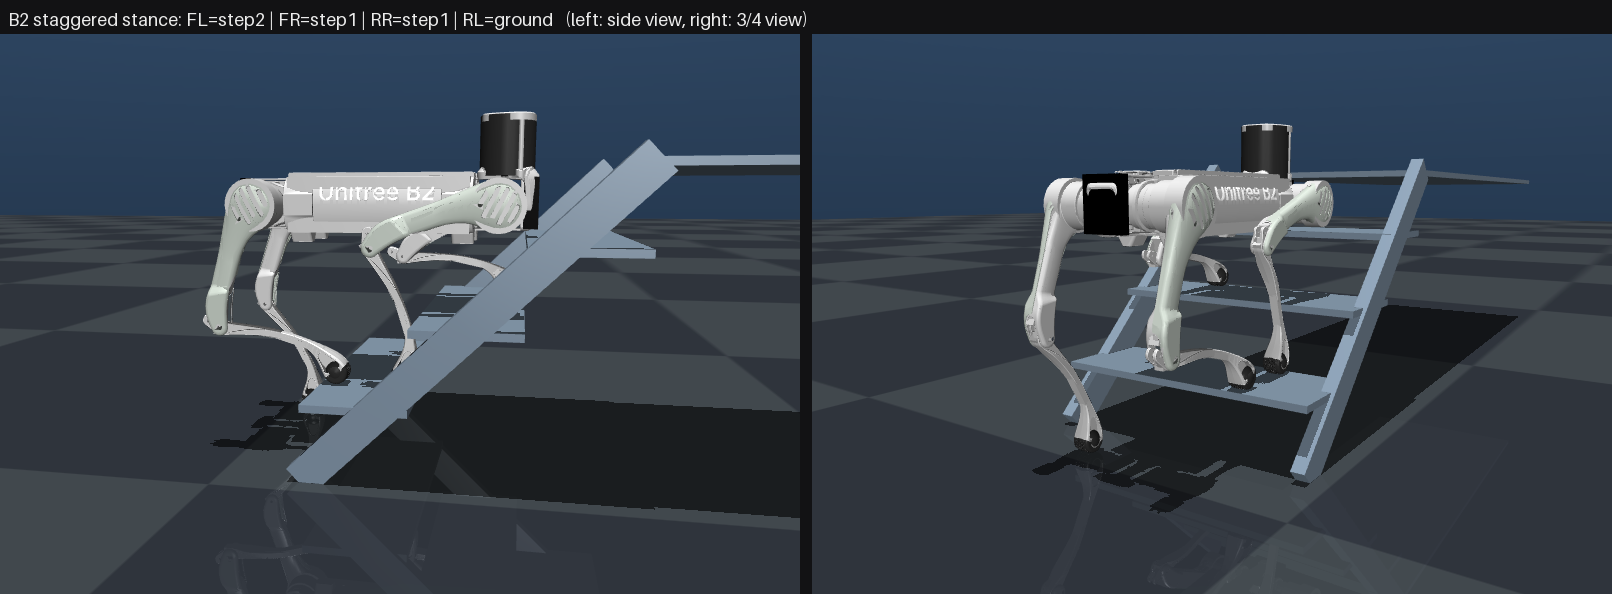

The Python source for this figure:
"""B2 极限错位姿态：四只脚踩在四个不同高度上，能不能稳住（纯静态，不开步态）。

文件目的：
    只回答一个问题——把 B2 摆成下面这个又不对称又扭曲的姿态，它会不会自己倒：
        左前足 FL → 第 2 级踏面（顶 0.394）
        右前足 FR → 第 1 级踏面的前沿（顶 0.197）
        右后足 RR → 第 1 级踏面的后沿（顶 0.197）
        左后足 RL → 地面（第 0 级，z=0）
    量三件事：
      1) 重心投影到"四足支撑多边形"的最小距离（重心余量）——几何判据；
      2) PD 保持若干秒后的机身漂移、足端打滑、倾角、是否倾覆——动力学判据；
      3) 每只脚的实际法向支撑力——证明它是真的四点支撑，而不是有一只脚早就悬空了。

输入：
    simulations/mujoco/b2_stairs_static/scene.xml（0.197/0.272/0.81 钢梯，μ=1.0）
输出：
    experiments/b2/b2_diag_stance.txt / .json —— 实测数据
    experiments/b2/b2_diag_stance.png —— 侧视 + 斜视两张渲染
依赖：mujoco 3.16、numpy、Pillow；复用 experiments/feasibility/three_robot_gait_0272.py 的
      rig 加载 / 三维腿部 IK / 重心与机身避碰 / PD 循环。
运行：
    D:\\Python313\\python.exe .\\experiments\\b2\\b2_diag_stance.py
    D:\\Python313\\python.exe .\\experiments\\b2\\b2_diag_stance.py --view   （3D 窗口，播完不关）

关键假设：
    - 机身位姿不是我手选的一个点：在 (x, y, z, pitch) 网格里搜"重心余量最大"的那一个，
      同时要求四足可达（伸展 35–94%）、机身包络离梯级 ≥10 mm。这样得到的是这个姿态的
      上限余量，而不是我随手摆的位置能拿到多少。
    - 脚点按"把支撑面铺到最大"来放：FR 贴第 1 级前沿、RR 贴第 1 级后沿、FL 贴第 2 级前沿。
    - 50 Hz PD，kp/kd 800/20，重力前馈；摩擦 μ=1.0（足端 0.4 与踏面 1.0 取逐元素最大值）。
已知限制：
    - 没有扰动/推挤测试，纯静置；真实机器人还要考虑脚底柔性、格栅咬合、电池重心分布差异。
    - 机身只按 pitch 参数化（不滚转），侧向重心的调整靠机身 y 平移 + 髋外展完成。
"""

from __future__ import annotations

import json
import math
import sys
import time
from pathlib import Path

import numpy as np

if hasattr(sys.stdout, "reconfigure"):
    sys.stdout.reconfigure(encoding="utf-8", errors="replace")

ROOT = Path(__file__).resolve().parents[2]
sys.path.insert(0, str(ROOT / "experiments" / "feasibility"))
sys.path.insert(0, str(ROOT))

import mujoco  # noqa: E402

import three_robot_gait_0272 as G  # noqa: E402

OUT_TXT = ROOT / "experiments" / "b2" / "b2_diag_stance.txt"
OUT_JSON = ROOT / "experiments" / "b2" / "b2_diag_stance.json"
OUT_PNG = ROOT / "experiments" / "b2" / "b2_diag_stance.png"

EDGE = 0.010          # 足端离踏面边缘的余量
PRELOAD = 0.003       # 足端预压
EXT_MIN, EXT_MAX = 0.35, 0.94


def stance(rig: G.Rig) -> dict:
    """四足按题目放到四个不同高度。FL 第2级 / FR 第1级前沿 / RR 第1级后沿 / RL 地面。"""
    r = rig.r
    x1, z1 = G.TREAD_CX[0], G.TREAD_TOPS[0]        # 第 1 级中心 x / 顶面
    x2, z2 = G.TREAD_CX[1], G.TREAD_TOPS[1]        # 第 2 级
    zf = r + PRELOAD                                # 地面上的足心高度
    feet = {
        "FL": (x2 + 0.136 - r - EDGE, G.BODY_Y + rig.foot_y["FL"], z2 + r + PRELOAD),
        "FR": (x1 + 0.136 - r - EDGE, G.BODY_Y + rig.foot_y["FR"], z1 + r + PRELOAD),
        "RR": (x1 - 0.136 + r + EDGE, G.BODY_Y + rig.foot_y["RR"], z1 + r + PRELOAD),
        "RL": (x1 - 0.136 - 0.15, G.BODY_Y + rig.foot_y["RL"], zf),
    }
    return feet


def poly_margin(pt, poly) -> float:
    return G.margin_in_poly(pt, poly)


def inradius(poly) -> float:
    """凸多边形内切圆半径（网格 + 局部细化）：这是"任何机型都能拿到"的余量上限。"""
    p = G.poly_ccw(poly)
    lo = np.array([p[:, 0].min(), p[:, 1].min()])
    hi = np.array([p[:, 0].max(), p[:, 1].max()])
    best, best_pt = -1e9, None
    for x in np.arange(lo[0], hi[0], 0.01):
        for y in np.arange(lo[1], hi[1], 0.01):
            m = poly_margin((x, y), p)
            if m > best:
                best, best_pt = m, np.array([x, y])
    for step in (0.004, 0.001, 0.0002):
        for dx in np.arange(-2, 2.01, 1):
            for dy in np.arange(-2, 2.01, 1):
                q = best_pt + np.array([dx, dy]) * step
                m = poly_margin(q, p)
                if m > best:
                    best, best_pt = m, q
    return best, best_pt


def solve(rig: G.Rig, feet) -> dict | None:
    """搜重心余量最大的机身位姿（四足可达 + 机身不碰梯级）。"""
    poly = [(feet[k][0], feet[k][1]) for k in G.LEGS]
    xs = np.arange(0.26, 0.54, 0.02)
    ys = np.arange(G.BODY_Y - 0.12, G.BODY_Y + 0.121, 0.02)
    zs = np.arange(0.46, 0.82, 0.02)
    pitches = np.radians(np.arange(-6.0, 25.0, 3.0))
    best = None
    for x in xs:
        for y in ys:
            for z in zs:
                for pitch in pitches:
                    body = (float(x), float(y), float(z), float(pitch))
                    joints, ext = G.legs_ik(rig, body, feet)
                    if joints is None or min(ext.values()) < EXT_MIN or max(ext.values()) > EXT_MAX:
                        continue
                    com, gap = G.pose_metrics(rig, body, joints)
                    if gap < G.BODY_CLEAR:
                        continue
                    m = poly_margin(com, poly)
                    if m < 0.0:
                        continue
                    score = m - 0.02 * abs(pitch)      # 同等余量优先小俯仰
                    if best is None or score > best["score"]:
                        best = {"score": score, "body": body, "joints": joints, "ext": ext,
                                "com": com, "margin": m, "gap": gap}
    return best


def hold(rig: G.Rig, feet_gid: dict, pose: dict, seconds: float) -> dict:
    """PD 保持：机身从零速度开始，只给关节目标角，让物理自己走。"""
    data = rig.data
    G.set_pose(rig, data, pose["body"], pose["joints"])
    p0 = np.array([data.qpos[0], data.qpos[1], data.qpos[2]])
    th0 = G.pitch_of(data)
    f0 = {leg: data.geom_xpos[feet_gid[leg]].copy() for leg in G.LEGS}
    lp = G.Loop(rig)
    tilt = 0.0
    n = int(round(seconds * 50.0))
    for _ in range(n):
        lp.step(pose["joints"])
        tilt = max(tilt, G.tilt_of(data))
    # 末态：每一只脚的实际法向支撑力（证明确实是四点受力）
    force = {leg: 0.0 for leg in G.LEGS}
    touch: dict[str, dict[str, float]] = {leg: {} for leg in G.LEGS}

    def surf(g: int) -> str:
        n = mujoco.mj_id2name(rig.model, mujoco.mjtObj.mjOBJ_GEOM, g) or f"geom{g}"
        return n

    for i in range(data.ncon):
        c = data.contact[i]
        f = np.zeros(6)
        mujoco.mj_contactForce(rig.model, data, i, f)
        for leg, g in feet_gid.items():
            other = int(c.geom2) if int(c.geom1) == g else (int(c.geom1) if int(c.geom2) == g else None)
            if other is not None:
                force[leg] += abs(float(f[0]))
                k = surf(other)
                touch[leg][k] = touch[leg].get(k, 0.0) + abs(float(f[0]))
    slip = {leg: float(np.linalg.norm(data.geom_xpos[feet_gid[leg]] - f0[leg])) * 1000
            for leg in G.LEGS}
    poly = [(pose["feet"][k][0], pose["feet"][k][1]) for k in G.LEGS]
    com = data.subtree_com[1][:2].copy()
    return {
        "dx": float(data.qpos[0] - p0[0]), "dy": float(data.qpos[1] - p0[1]),
        "dz": float(data.qpos[2] - p0[2]),
        "dpitch": math.degrees(G.pitch_of(data) - th0),
        "tilt": tilt, "slip_mm": slip, "force": force,
        "ncon": int(data.ncon), "touch": touch,
        "margin_actual": poly_margin(com, poly),
        "com": com.tolist(), "feet_z": {l: float(data.geom_xpos[feet_gid[l]][2]) for l in G.LEGS},
        "peak_tau": max(lp.peak.values()), "sat_frac": lp.sat / max(1, lp.steps),
        "fallen": bool(data.qpos[2] < p0[2] - 0.10 or tilt > 45.0),
        "z_final": float(data.qpos[2]),
    }


def render(rig: G.Rig, pose: dict, out: Path) -> None:
    from PIL import Image

    model, data = rig.model, rig.data
    G.set_pose(rig, data, pose["body"], pose["joints"])
    opt = mujoco.MjvOption()
    opt.geomgroup[3] = 1
    shots = []
    for azim in (100.0, 34.0):
        r = mujoco.Renderer(model, 560, 800)
        cam = mujoco.MjvCamera()
        cam.azimuth, cam.elevation, cam.distance = azim, -10.0, 2.0
        cam.lookat[:] = (0.40, G.BODY_Y, 0.36)
        r.update_scene(data, camera=cam, scene_option=opt)
        shots.append(Image.fromarray(r.render()))
        r.close()
    from PIL import ImageDraw, ImageFont
    bar = 34
    canvas = Image.new("RGB", (800 * 2 + 12, 560 + bar), (18, 18, 20))
    for i, img in enumerate(shots):
        canvas.paste(img, (i * (800 + 12), bar))
    draw = ImageDraw.Draw(canvas)
    try:
        font = ImageFont.load_default(18)
    except TypeError:
        font = ImageFont.load_default()
    draw.text((8, 8), "B2 staggered stance: FL=step2 | FR=step1 | RR=step1 | RL=ground"
                       "   (left: side view, right: 3/4 view)",
              fill=(235, 235, 235), font=font)
    canvas.save(out)


def main() -> int:
    argv = sys.argv[1:]
    rig = G.load_rig("b2")
    fg = G.foot_gids(rig)
    feet = stance(rig)
    poly = [(feet[k][0], feet[k][1]) for k in G.LEGS]
    pose = solve(rig, feet)
    if pose is None:
        print("这个姿态下找不到可行机身位姿")
        return 1
    pose["feet"] = feet

    if "--view" in argv:
        return view(rig, fg, pose)

    lines: list[str] = []

    def say(t: str = "") -> None:
        lines.append(t)

    ir, ir_pt = inradius(poly)
    res = hold(rig, fg, pose, seconds=6.0)
    bx, by, bz, bp = pose["body"]

    say("=" * 92)
    say("B2 极限错位姿态：四足分踩三个高度 —— FL 第2级 / FR+RR 同在第1级 / RL 地面")
    say("=" * 92)
    say("  足端落点（世界坐标，z 是足心，接触点 = z − r）：")
    for leg in G.LEGS:
        fx, fy, fz = feet[leg]
        surface = {0: "地面", 1: "第1级", 2: "第2级"}[
            {"FL": 2, "FR": 1, "RR": 1, "RL": 0}[leg]]
        say(f"    {leg}  {surface:<5} x {fx:+.3f}  y {fy:+.3f}  z {fz:.3f}")
    r = rig.r
    t1_lo, t1_hi = G.TREAD_CX[0] - G.HALF, G.TREAD_CX[0] + G.HALF
    say(f"  第 1 级踏面 x {t1_lo:.4f}..{t1_hi:.4f}（深 {t1_hi-t1_lo:.3f} m）；"
        f"FR 足心 {feet['FR'][0]:.3f}（足印 {feet['FR'][0]-r:.3f}..{feet['FR'][0]+r:.3f}），"
        f"RR 足心 {feet['RR'][0]:.3f}（足印 {feet['RR'][0]-r:.3f}..{feet['RR'][0]+r:.3f}）")
    say(f"    → 两只脚心相距 {feet['FR'][0]-feet['RR'][0]:.3f} m，两枚足印之间净空 "
        f"{feet['FR'][0]-feet['RR'][0]-2*r:.3f} m，都在同一级内 "
        f"({'能' if feet['FR'][0]+r < t1_hi and feet['RR'][0]-r > t1_lo else '不能'}同时放下)")
    say(f"  支撑多边形（水平投影）x {poly_min(poly, 0):.3f}..{poly_max(poly, 0):.3f}，"
        f"y {poly_min(poly, 1):.3f}..{poly_max(poly, 1):.3f}")
    say(f"  该四边形的内切圆半径 {ir*1000:.1f} mm（内切圆心 x {ir_pt[0]:.3f} y {ir_pt[1]:.3f}）"
        f"—— 这是任何摆法都拿不到更多的余量上限")
    say()
    say("  最优机身位姿（网格搜索最大化余量）：")
    say(f"    x {bx:.3f}  y {by:.3f}  z {bz:.3f}  pitch {math.degrees(bp):+.1f}°"
        f"  （脚心形心 x {np.mean([p[0] for p in poly]):.3f} y {np.mean([p[1] for p in poly]):.3f}）")
    say(f"    四腿伸展 {min(pose['ext'].values())*100:.0f}–{max(pose['ext'].values())*100:.0f}%"
        f"｜机身离梯级 {pose['gap']*1000:.0f} mm｜IK-FK 残差 {G.fk_residual(rig, pose['body'], feet, fg)*1000:.1f} mm")
    say(f"    重心投影 ({pose['com'][0]:.3f}, {pose['com'][1]:.3f})，"
        f"到支撑多边形边界最小距离 = 重心余量 {pose['margin']*1000:+.1f} mm")
    say()
    say("  静置 6 s 实测（PD 800/20，零初速）：")
    say(f"    机身漂移 Δx {res['dx']*1000:+.1f} mm  Δy {res['dy']*1000:+.1f} mm  Δz {res['dz']*1000:+.1f} mm"
        f"  Δpitch {res['dpitch']:+.2f}°")
    say(f"    最大倾角 {res['tilt']:.1f}°，末态机身 z {res['z_final']:.3f}"
        f"｜{'倾覆' if res['fallen'] else '未倾覆'}")
    slips = "  ".join(f"{l} {res['slip_mm'][l]:.1f}" for l in G.LEGS)
    force = "  ".join(f"{l} {res['force'][l]:.0f}N" for l in G.LEGS)
    say(f"    足端总位移（含足心高度变化）{slips} mm")
    say(f"    末态接触对 {res['ncon']} 个，各足法向支撑力：{force}")
    touch = "  ".join(
        f"{l}→" + ("/".join(res["touch"][l].keys()) if res["touch"][l] else "悬空")
        for l in G.LEGS)
    say(f"    各足实际压在（直接读接触对，不是按坐标推的）：{touch}")
    say(f"    末态重心余量（用实测重心重算）{res['margin_actual']*1000:+.1f} mm")
    say(f"    力矩峰值占额 {res['peak_tau']*100:.0f}%，饱和步数占比 {res['sat_frac']*100:.1f}%")
    say()
    ok = (not res["fallen"]) and res["margin_actual"] > 0.02 and min(res["force"].values()) > 20.0
    say(f"  判定：{'这个姿态在物理上站得住' if ok else '站不住/已经临界'}"
        f"（余量 {res['margin_actual']*1000:.0f} mm，"
        f"最小支撑力 {min(res['force'].values()):.0f} N）")

    text = "\n".join(lines)
    OUT_TXT.write_text(text + "\n", encoding="utf-8")
    OUT_JSON.write_text(json.dumps({"feet": feet, "body": list(pose["body"]),
                                    "margin": pose["margin"], "inradius": ir,
                                    "hold": res}, ensure_ascii=False, indent=2), encoding="utf-8")
    print(text)
    render(rig, pose, OUT_PNG)
    print("WROTE", OUT_TXT)
    print("WROTE", OUT_PNG)
    return 0


def poly_min(poly, axis) -> float:
    return float(min(p[axis] for p in poly))


def poly_max(poly, axis) -> float:
    return float(max(p[axis] for p in poly))


def view(rig: G.Rig, fg, pose) -> int:
    """3D 窗口：摆上姿态、PD 保持到稳定，然后停在窗口里让你自己拖拽。"""
    import mujoco.viewer

    model, data = rig.model, rig.data
    print("B2 极限错位姿态：FL 第2级 / FR 第1级前沿 / RR 第1级后沿 / RL 地面")
    print(f"  重心余量 {pose['margin']*1000:+.0f} mm，伸展 "
          f"{min(pose['ext'].values())*100:.0f}–{max(pose['ext'].values())*100:.0f}%")
    G.set_pose(rig, data, pose["body"], pose["joints"])
    lp = G.Loop(rig)
    with mujoco.viewer.launch_passive(model, data, show_left_ui=False,
                                      show_right_ui=False) as viewer:
        viewer.opt.geomgroup[3] = 1
        viewer.cam.lookat[:] = (0.40, G.BODY_Y, 0.36)
        viewer.cam.distance = 2.0
        viewer.cam.azimuth = 70.0
        viewer.cam.elevation = -8.0
        sync = G.pacer(viewer)
        for _ in range(int(6.0 * 50)):
            lp.step(pose["joints"])
            sync()
        print(f"  保持 6 s 后：机身 z {data.qpos[2]:.3f}，倾角 {G.tilt_of(data):.1f}°，"
              f"接触 {data.ncon} 个")
        G.hold_open(viewer)
    return 0


if __name__ == "__main__":
    raise SystemExit(main())
